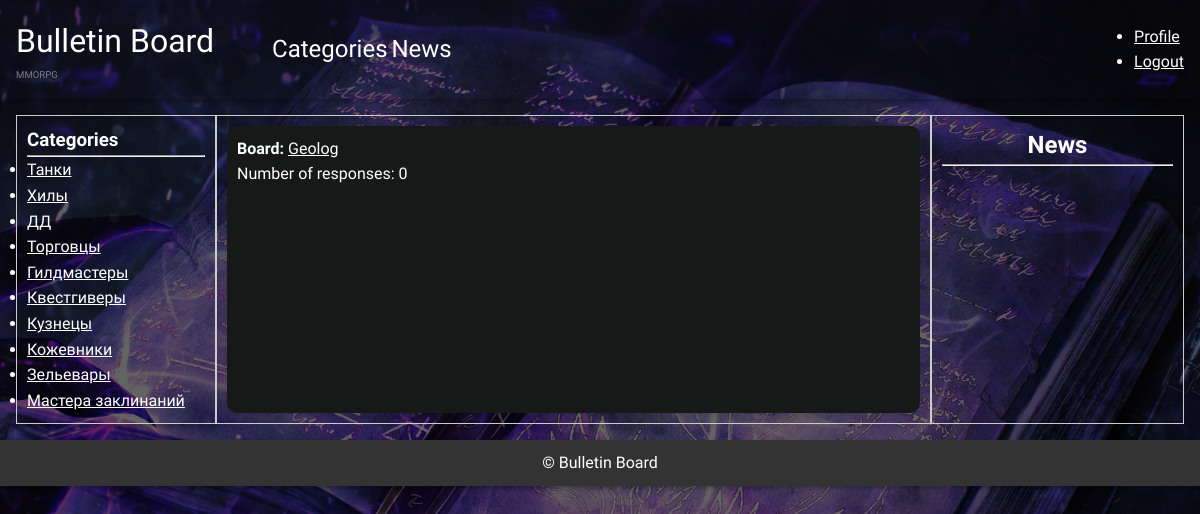
Before: /profile/replay/ (signed in) with the older database file.
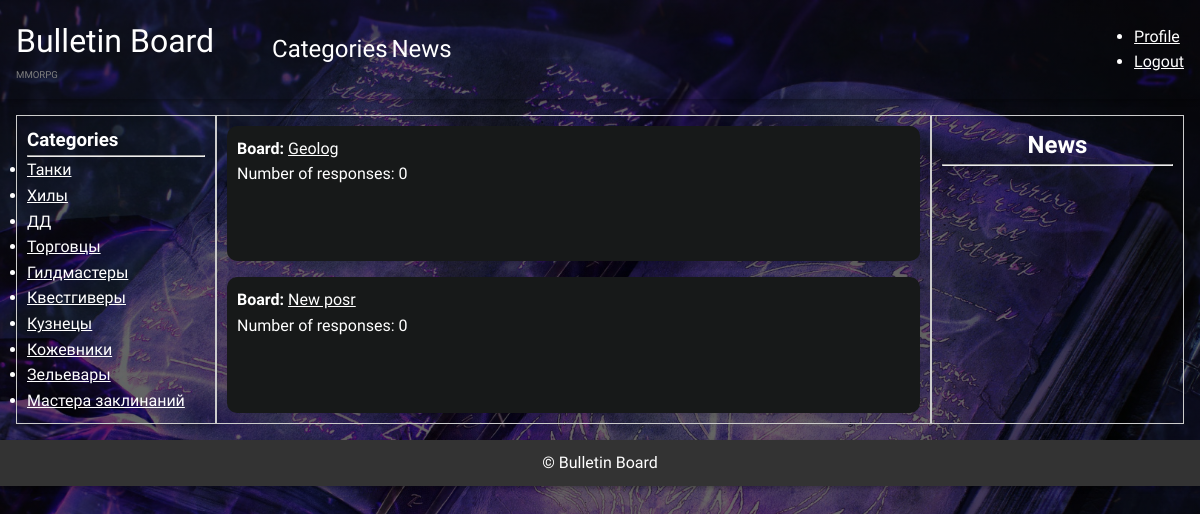
After: the same page with the newer database file.
### board/models.py (models this page shows, shortened)
class Category(models.Model):
    class Meta:
        verbose_name = 'Category'
        verbose_name_plural = 'Categories'
    name = models.CharField(max_length=150)
    slug = models.SlugField(
        max_length=255, unique=True, db_index=True, verbose_name="URL",
        blank=True)
    descriptions = models.TextField(blank=True)
    image = models.ImageField(
        upload_to='categories/images/', null=True, blank=True)

class Board(models.Model):
    author = models.ForeignKey(User, on_delete=models.CASCADE)
    title = models.CharField(max_length=150, blank=False)
    text = RichTextUploadingField()
    category = models.ForeignKey('Category',
                                 on_delete=models.CASCADE, blank=False)
    created_date = models.DateTimeField(auto_now_add=True, null=True,
                                        blank=True)
    slug = models.SlugField(
        max_length=255, unique=True, db_index=True, verbose_name="URL",
        blank=True)
    image = models.ImageField(
        upload_to='boards/images/', null=True, blank=True, default='boards/images/default_image.jpg')  # upload to images in board
    video = models.FileField(
        upload_to='boards/videos', null=True, blank=True)   # upload to video in board

### board/views.py (the view)
class ResponseListView(View):
    def get_context_data(self, request):
        categories = Category.objects.all()
        posts = Post.objects.all()
        boards = Board.objects.filter(
            author=request.user).annotate(
                response_count=Count('responseboard'))
        my_responses_board = ResponseBoard.objects.filter(
            board__in=boards).select_related('user', 'board')
        return {
            'responses': my_responses_board,
            'categories': categories,
            'posts': posts,
            'boards': boards,
        }
    def get(self, request):
        if not request.user.is_authenticated:
            return redirect('accounts_login')
        context = self.get_context_data(request)
        return render(request, 'board/board_replay.html', context)

### templates/board/board_replay.html (shortened to what this page needs)
{% extends 'default.html' %}
{% load i18n %}
{% block side-left %}
    <section>
        <h1>{% trans 'Categories' %}</h1>
        <hr>
    </section>
    <section>
        <ul class="categories">
        {% for category in categories %}
            <li class="category">
                <a href="{% url 'BoardsInCategory' category.pk category.slug  %}">{{category.name}}</a>
            </li>
        {% endfor %}
        </ul>
    </section>
{% endblock side-left %}
{% block content %}
{% for board in boards %}
    <div class="replay">
        <article class="card-replay">
            <p><strong>{% trans "Board:" %}</strong> <a href="{% url 'ResponseDetail' board.pk board.slug %}">{{ board.title }}</a></p>
            <p>{% trans "Number of responses" %}: {{ board.response_count }}</p>
        </article>
    </div>
{% endfor %}
{% endblock content %}
{% block side-right %}
    <section>
        <h1>{% trans 'News' %}</h1>
        <hr>
    </section>
{% endblock side-right %}

Changed rows visible on the page:
added Board: title "New posr", response_count "0"
